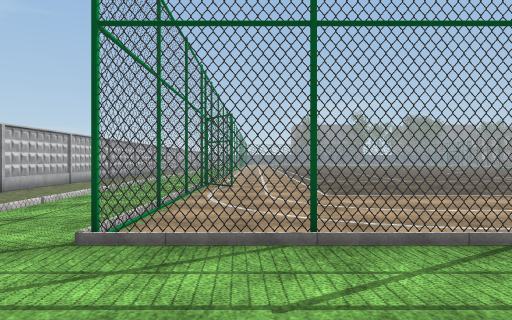
view 1 (above)

16 first-person views from a walk through a scene from a Unity 3-D project. The camera is 1.4 m above the floor, looks level and sees 75° across. The floor is counted in squares, 2 m on a side. Each view is taken from the middle of a square. On the plan, view 1 faces up. The plan holds only what a view shows up to about 10 squares ahead; the rest is blank. The place goes on beyond the plan. Some animated figures are left out. Door leaves are left out, so doorways stand open. Some surface patterns are stand-ins.

view 2
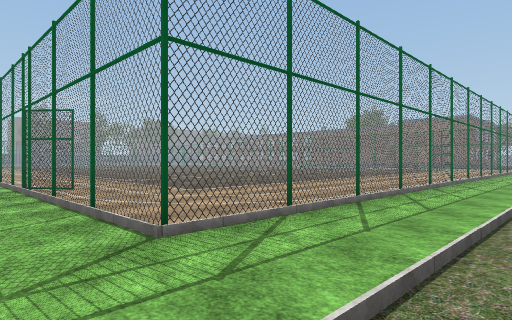

view 3
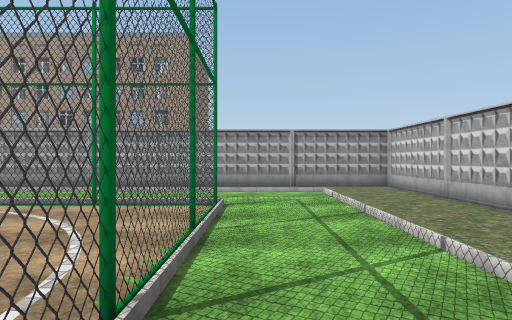

view 4
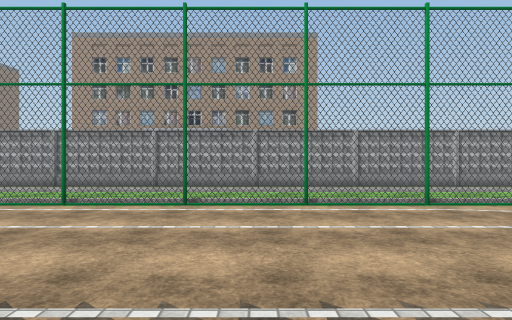

view 5
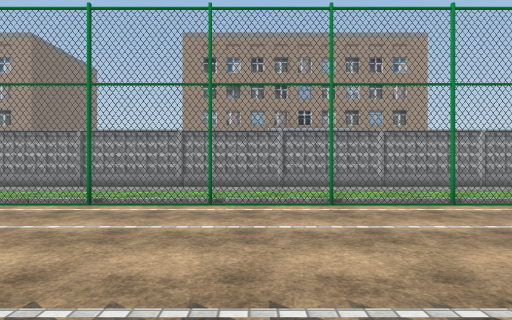

view 6
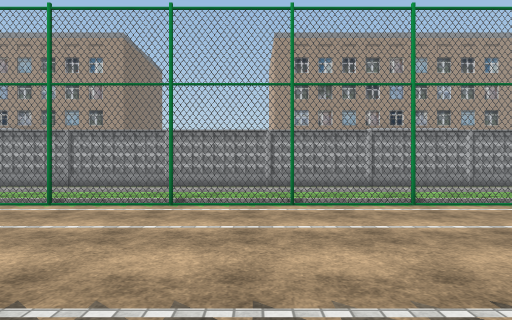

view 7
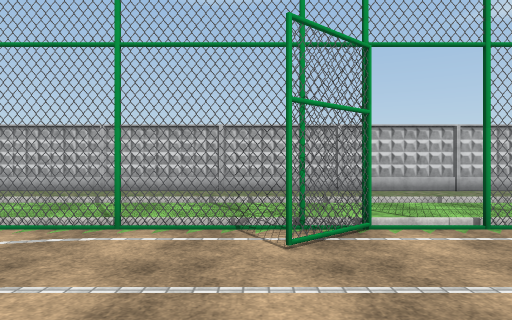

view 8
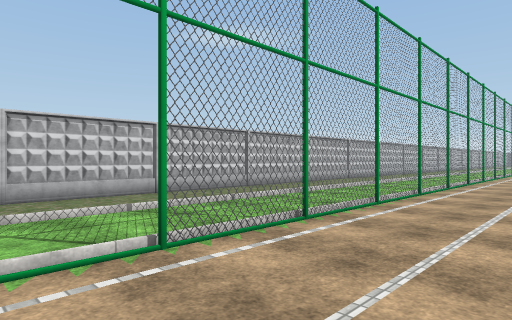

view 9
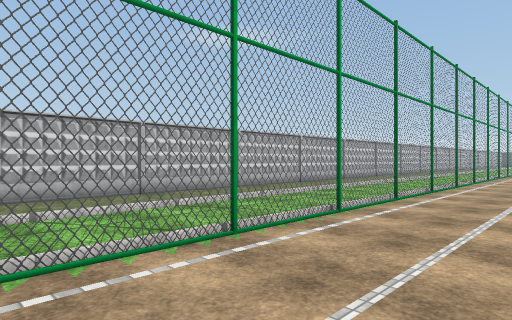

view 10
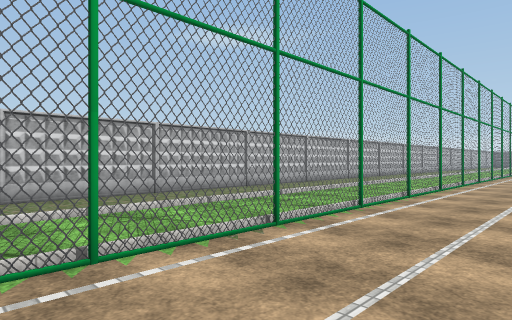

view 11
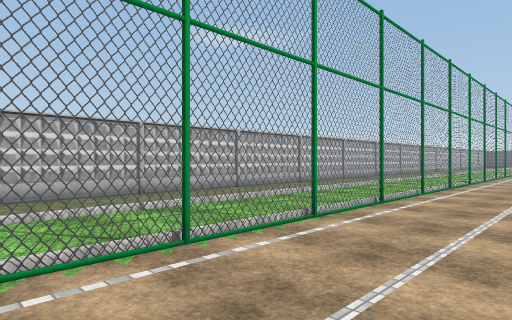

view 12
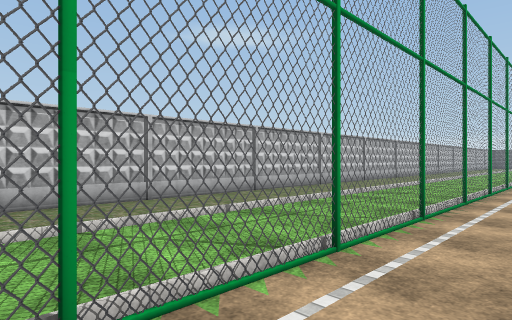

view 13
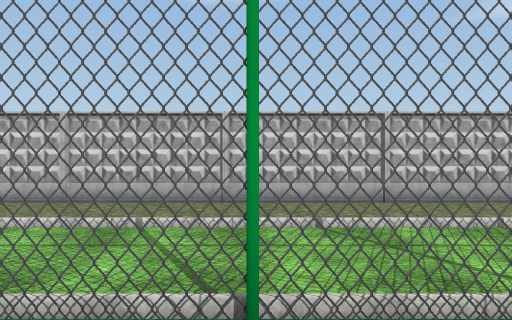

view 14
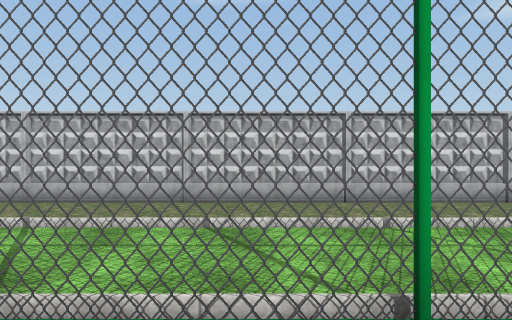

view 15
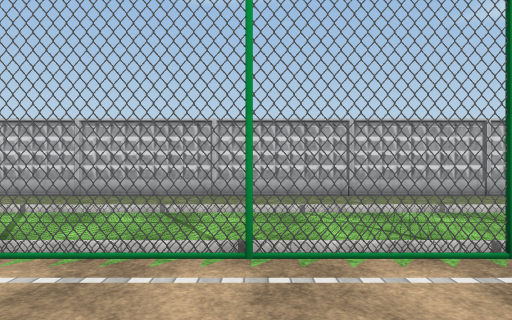

view 16
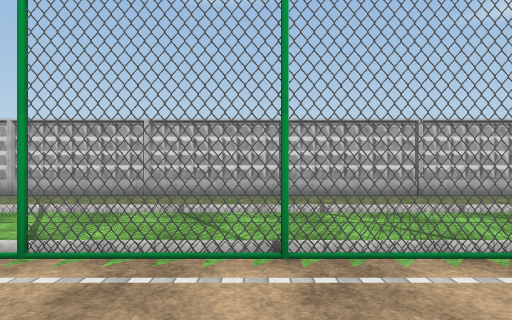

### Floor plan
Key: @ floor where view 1 was taken; # wall or solid block; . floor; = window, fence, low wall or low ledge.
Columns run from 6 left of view 1 to 21 right of it. Each row starts with its distance up from view 1.
 31 #....=
 30 #....=.
 29 #....=.
 28 #....=.
 27 #....=.
 26 #....=.
 25 #....=.
 24 #....=..
 23 #....=..
 22 #....=..
 21 #....=..
 20 #....=..
 19 #....=..
 18 #....=.
 17 #....=..
 16 #....=..
 15 #....=..
 14 #....=..
 13 #....=..
 12 #....=..
 11 #....=..
 10 #.............
  9 #....=........
  8 #....=.......    .    .
  7 #....=.......   ...  ...
  6 #....=........ ..........
  5 #....=....................
  4 #....=....................
  3 #....======================
  2 #...........................
  1 #...........................
  0 #... .@.
 -1 ############################

Positions as (right, up) in squares from view 1, and headings:
1: (0, 0), facing up
2: (-3, 0), facing up-right
3: (-2, 8), facing down
4: (5, 8), facing down
5: (11, 8), facing down
6: (16, 8), facing down
7: (2, 8), facing left
8: (1, 9), facing up-left
9: (1, 12), facing up-left
10: (1, 17), facing up-left
11: (1, 20), facing up-left
12: (0, 23), facing up-left
13: (0, 29), facing left
14: (0, 19), facing left
15: (1, 16), facing left
16: (1, 12), facing left
